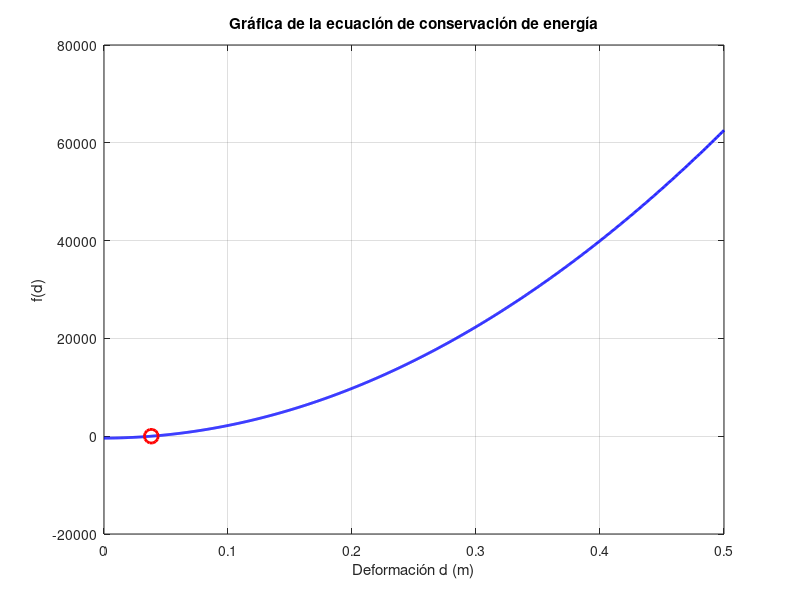

This chart was generated by the following MATLAB code: (Note: this script raises an error after producing the figure.)
% Parámetros dados
k1 = 500000; % en g/s^2
k2 = 40; % en g/s^2
m = 90; % en g
g = 9.81; % en m/s^2
h = 0.45; % en m

% Ecuación de conservación de energía
f = @(d) (2*k2*d^(5/2)/5) + (k1*d^2/2) + m*g*d - m*g*h;

% Derivada de la ecuación para Newton-Raphson
df = @(d) k2*d^(3/2) + k1*d + m*g;

% Valor inicial de la deformación
d0 = 0.1; % Asume un valor inicial cercano a la solución

% Tolerancia y número máximo de iteraciones
tol = 1e-6;
max_iter = 100;

% Método de Newton-Raphson
d = d0;
for iter = 1:max_iter
    fd = f(d);
    dfd = df(d);
    
    % Actualizar el valor de d
    d_new = d - fd/dfd;
    
    % Verificar la convergencia
    if abs(d_new - d) < tol
        break;
    end
    
    d = d_new;
end

% Mostrar el resultado
if iter == max_iter
    disp('El método no convergió dentro del número máximo de iteraciones');
else
    fprintf('La deformación del resorte es d = %.6f m\n', d);
end

% Graficación de la función f(d)
d_values = linspace(0, 0.5, 1000); % Intervalo de deformaciones
f_values = arrayfun(f, d_values); % Evaluar f(d) en el intervalo

figure;
plot(d_values, f_values, 'b-', 'LineWidth', 2);
hold on;
plot(d, f(d), 'ro', 'MarkerSize', 10, 'LineWidth', 2); % Marcar el punto solución
xlabel('Deformación d (m)');
ylabel('f(d)');
title('Gráfica de la ecuación de conservación de energía');
grid on;

% Marcar el punto donde la función cruza el eje x
yline(0, '--k');
legend('f(d)', 'Solución aproximada');
hold off;
